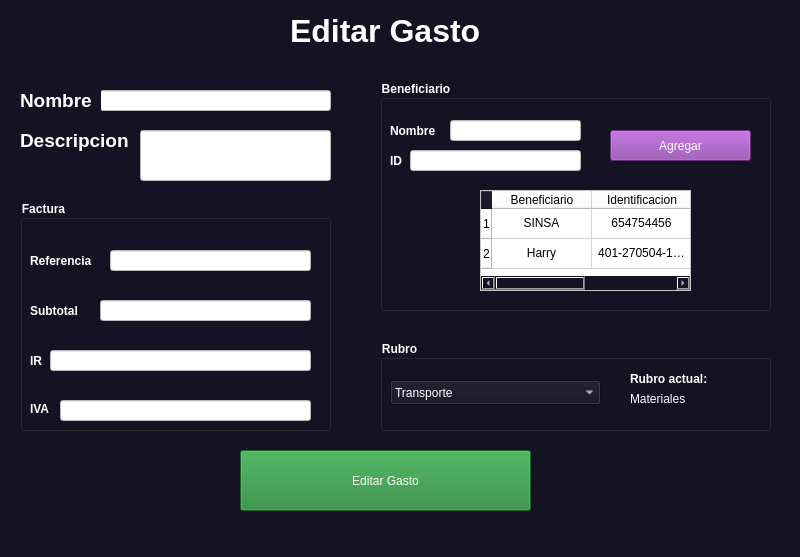
<?xml version="1.0" encoding="UTF-8"?>
<ui version="4.0">
 <class>MainWindow</class>
 <widget class="QMainWindow" name="MainWindow">
  <property name="geometry">
   <rect>
    <x>0</x>
    <y>0</y>
    <width>800</width>
    <height>557</height>
   </rect>
  </property>
  <property name="windowTitle">
   <string>MainWindow</string>
  </property>
  <property name="styleSheet">
   <string notr="true">background-color: rgb(20, 18, 35);</string>
  </property>
  <widget class="QWidget" name="centralwidget">
   <widget class="QLabel" name="label">
    <property name="geometry">
     <rect>
      <x>290</x>
      <y>10</y>
      <width>191</width>
      <height>41</height>
     </rect>
    </property>
    <property name="font">
     <font>
      <pointsize>24</pointsize>
      <weight>75</weight>
      <bold>true</bold>
     </font>
    </property>
    <property name="styleSheet">
     <string notr="true">color: rgb(255, 255, 255);</string>
    </property>
    <property name="text">
     <string>Editar Gasto</string>
    </property>
   </widget>
   <widget class="QLineEdit" name="lineEdit">
    <property name="geometry">
     <rect>
      <x>100</x>
      <y>90</y>
      <width>231</width>
      <height>21</height>
     </rect>
    </property>
    <property name="styleSheet">
     <string notr="true">background-color: rgb(255, 255, 255);</string>
    </property>
    <property name="text">
     <string/>
    </property>
   </widget>
   <widget class="QLabel" name="label_2">
    <property name="geometry">
     <rect>
      <x>20</x>
      <y>90</y>
      <width>81</width>
      <height>21</height>
     </rect>
    </property>
    <property name="font">
     <font>
      <pointsize>14</pointsize>
      <weight>75</weight>
      <bold>true</bold>
     </font>
    </property>
    <property name="styleSheet">
     <string notr="true">color: rgb(255, 255, 255);</string>
    </property>
    <property name="text">
     <string>Nombre</string>
    </property>
   </widget>
   <widget class="QLabel" name="label_3">
    <property name="geometry">
     <rect>
      <x>20</x>
      <y>130</y>
      <width>111</width>
      <height>21</height>
     </rect>
    </property>
    <property name="font">
     <font>
      <pointsize>14</pointsize>
      <weight>75</weight>
      <bold>true</bold>
     </font>
    </property>
    <property name="styleSheet">
     <string notr="true">color: rgb(255, 255, 255);</string>
    </property>
    <property name="text">
     <string>Descripcion</string>
    </property>
   </widget>
   <widget class="QLineEdit" name="lineEdit_2">
    <property name="geometry">
     <rect>
      <x>140</x>
      <y>130</y>
      <width>191</width>
      <height>51</height>
     </rect>
    </property>
    <property name="font">
     <font>
      <pointsize>5</pointsize>
     </font>
    </property>
    <property name="styleSheet">
     <string notr="true">background-color: rgb(255, 255, 255);</string>
    </property>
    <property name="text">
     <string/>
    </property>
   </widget>
   <widget class="QGroupBox" name="groupBox">
    <property name="geometry">
     <rect>
      <x>380</x>
      <y>80</y>
      <width>391</width>
      <height>231</height>
     </rect>
    </property>
    <property name="font">
     <font>
      <weight>75</weight>
      <bold>true</bold>
     </font>
    </property>
    <property name="styleSheet">
     <string notr="true">color: rgb(255, 255, 255);</string>
    </property>
    <property name="title">
     <string>Beneficiario</string>
    </property>
    <widget class="QTableWidget" name="tableWidget">
     <property name="geometry">
      <rect>
       <x>100</x>
       <y>110</y>
       <width>211</width>
       <height>101</height>
      </rect>
     </property>
     <property name="styleSheet">
      <string notr="true">background-color: rgb(255,255,255);
color: rgb(0, 0, 0);</string>
     </property>
     <row>
      <property name="text">
       <string>1</string>
      </property>
      <property name="textAlignment">
       <set>AlignCenter</set>
      </property>
     </row>
     <row>
      <property name="text">
       <string>2</string>
      </property>
      <property name="textAlignment">
       <set>AlignCenter</set>
      </property>
     </row>
     <column>
      <property name="text">
       <string>Beneficiario</string>
      </property>
     </column>
     <column>
      <property name="text">
       <string>Identificacion</string>
      </property>
     </column>
     <item row="0" column="0">
      <property name="text">
       <string>SINSA</string>
      </property>
      <property name="textAlignment">
       <set>AlignCenter</set>
      </property>
     </item>
     <item row="0" column="1">
      <property name="text">
       <string>654754456</string>
      </property>
      <property name="textAlignment">
       <set>AlignCenter</set>
      </property>
     </item>
     <item row="1" column="0">
      <property name="text">
       <string>Harry</string>
      </property>
      <property name="textAlignment">
       <set>AlignCenter</set>
      </property>
     </item>
     <item row="1" column="1">
      <property name="text">
       <string>401-270504-1006M</string>
      </property>
      <property name="textAlignment">
       <set>AlignCenter</set>
      </property>
     </item>
    </widget>
    <widget class="QLabel" name="label_8">
     <property name="geometry">
      <rect>
       <x>10</x>
       <y>40</y>
       <width>61</width>
       <height>21</height>
      </rect>
     </property>
     <property name="font">
      <font>
       <weight>75</weight>
       <bold>true</bold>
      </font>
     </property>
     <property name="text">
      <string>Nombre</string>
     </property>
    </widget>
    <widget class="QLineEdit" name="lineEdit_7">
     <property name="geometry">
      <rect>
       <x>70</x>
       <y>40</y>
       <width>131</width>
       <height>21</height>
      </rect>
     </property>
     <property name="styleSheet">
      <string notr="true">background-color: rgb(255, 255, 255);
color: rgb(0, 0, 0);</string>
     </property>
     <property name="text">
      <string/>
     </property>
    </widget>
    <widget class="QLabel" name="label_9">
     <property name="geometry">
      <rect>
       <x>10</x>
       <y>70</y>
       <width>21</width>
       <height>21</height>
      </rect>
     </property>
     <property name="font">
      <font>
       <weight>75</weight>
       <bold>true</bold>
      </font>
     </property>
     <property name="text">
      <string>ID</string>
     </property>
    </widget>
    <widget class="QLineEdit" name="lineEdit_8">
     <property name="geometry">
      <rect>
       <x>30</x>
       <y>70</y>
       <width>171</width>
       <height>21</height>
      </rect>
     </property>
     <property name="styleSheet">
      <string notr="true">background-color: rgb(255, 255, 255);
color: rgb(0, 0, 0);</string>
     </property>
     <property name="text">
      <string/>
     </property>
    </widget>
    <widget class="QPushButton" name="pushButton_4">
     <property name="geometry">
      <rect>
       <x>230</x>
       <y>50</y>
       <width>141</width>
       <height>31</height>
      </rect>
     </property>
     <property name="styleSheet">
      <string notr="true">background-color: rgb(145, 65, 172);</string>
     </property>
     <property name="text">
      <string>Agregar</string>
     </property>
    </widget>
   </widget>
   <widget class="QGroupBox" name="groupBox_2">
    <property name="geometry">
     <rect>
      <x>20</x>
      <y>200</y>
      <width>311</width>
      <height>231</height>
     </rect>
    </property>
    <property name="font">
     <font>
      <weight>75</weight>
      <bold>true</bold>
     </font>
    </property>
    <property name="styleSheet">
     <string notr="true">color: rgb(255, 255, 255);</string>
    </property>
    <property name="title">
     <string>Factura</string>
    </property>
    <widget class="QLabel" name="label_4">
     <property name="geometry">
      <rect>
       <x>10</x>
       <y>50</y>
       <width>81</width>
       <height>21</height>
      </rect>
     </property>
     <property name="font">
      <font>
       <weight>75</weight>
       <bold>true</bold>
      </font>
     </property>
     <property name="text">
      <string>Referencia</string>
     </property>
    </widget>
    <widget class="QLabel" name="label_5">
     <property name="geometry">
      <rect>
       <x>10</x>
       <y>100</y>
       <width>61</width>
       <height>21</height>
      </rect>
     </property>
     <property name="font">
      <font>
       <weight>75</weight>
       <bold>true</bold>
      </font>
     </property>
     <property name="text">
      <string>Subtotal</string>
     </property>
    </widget>
    <widget class="QLabel" name="label_6">
     <property name="geometry">
      <rect>
       <x>10</x>
       <y>200</y>
       <width>81</width>
       <height>17</height>
      </rect>
     </property>
     <property name="font">
      <font>
       <weight>75</weight>
       <bold>true</bold>
      </font>
     </property>
     <property name="text">
      <string>IVA</string>
     </property>
    </widget>
    <widget class="QLabel" name="label_7">
     <property name="geometry">
      <rect>
       <x>10</x>
       <y>150</y>
       <width>21</width>
       <height>21</height>
      </rect>
     </property>
     <property name="font">
      <font>
       <weight>75</weight>
       <bold>true</bold>
      </font>
     </property>
     <property name="text">
      <string>IR</string>
     </property>
    </widget>
    <widget class="QLineEdit" name="lineEdit_3">
     <property name="geometry">
      <rect>
       <x>90</x>
       <y>50</y>
       <width>201</width>
       <height>21</height>
      </rect>
     </property>
     <property name="styleSheet">
      <string notr="true">background-color: rgb(255, 255, 255);
color: rgb(0, 0, 0);</string>
     </property>
     <property name="text">
      <string/>
     </property>
    </widget>
    <widget class="QLineEdit" name="lineEdit_4">
     <property name="geometry">
      <rect>
       <x>80</x>
       <y>100</y>
       <width>211</width>
       <height>21</height>
      </rect>
     </property>
     <property name="styleSheet">
      <string notr="true">background-color: rgb(255, 255, 255);
color: rgb(0, 0, 0);</string>
     </property>
     <property name="text">
      <string/>
     </property>
    </widget>
    <widget class="QLineEdit" name="lineEdit_5">
     <property name="geometry">
      <rect>
       <x>30</x>
       <y>150</y>
       <width>261</width>
       <height>21</height>
      </rect>
     </property>
     <property name="styleSheet">
      <string notr="true">background-color: rgb(255, 255, 255);
color: rgb(0, 0, 0);</string>
     </property>
     <property name="text">
      <string/>
     </property>
    </widget>
    <widget class="QLineEdit" name="lineEdit_6">
     <property name="geometry">
      <rect>
       <x>40</x>
       <y>200</y>
       <width>251</width>
       <height>21</height>
      </rect>
     </property>
     <property name="styleSheet">
      <string notr="true">background-color: rgb(255, 255, 255);
color: rgb(0, 0, 0);</string>
     </property>
     <property name="text">
      <string/>
     </property>
    </widget>
   </widget>
   <widget class="QPushButton" name="pushButton_3">
    <property name="geometry">
     <rect>
      <x>240</x>
      <y>450</y>
      <width>291</width>
      <height>61</height>
     </rect>
    </property>
    <property name="styleSheet">
     <string notr="true">background-color: rgb(35, 134, 54);
color: rgb(255, 255, 255);</string>
    </property>
    <property name="text">
     <string>Editar Gasto</string>
    </property>
   </widget>
   <widget class="QGroupBox" name="groupBox_3">
    <property name="geometry">
     <rect>
      <x>380</x>
      <y>340</y>
      <width>391</width>
      <height>91</height>
     </rect>
    </property>
    <property name="font">
     <font>
      <weight>75</weight>
      <bold>true</bold>
     </font>
    </property>
    <property name="styleSheet">
     <string notr="true">color: rgb(255, 255, 255);</string>
    </property>
    <property name="title">
     <string>Rubro</string>
    </property>
    <widget class="QComboBox" name="comboBox">
     <property name="geometry">
      <rect>
       <x>10</x>
       <y>40</y>
       <width>211</width>
       <height>25</height>
      </rect>
     </property>
     <item>
      <property name="text">
       <string>Transporte</string>
      </property>
     </item>
     <item>
      <property name="text">
       <string>Tecnologia</string>
      </property>
     </item>
     <item>
      <property name="text">
       <string>Materiales</string>
      </property>
     </item>
    </widget>
    <widget class="QLabel" name="label_10">
     <property name="geometry">
      <rect>
       <x>250</x>
       <y>30</y>
       <width>91</width>
       <height>17</height>
      </rect>
     </property>
     <property name="font">
      <font>
       <weight>75</weight>
       <bold>true</bold>
      </font>
     </property>
     <property name="text">
      <string>Rubro actual:</string>
     </property>
    </widget>
    <widget class="QLabel" name="label_11">
     <property name="geometry">
      <rect>
       <x>250</x>
       <y>50</y>
       <width>81</width>
       <height>17</height>
      </rect>
     </property>
     <property name="text">
      <string>Materiales</string>
     </property>
    </widget>
   </widget>
  </widget>
  <widget class="QMenuBar" name="menubar">
   <property name="geometry">
    <rect>
     <x>0</x>
     <y>0</y>
     <width>800</width>
     <height>22</height>
    </rect>
   </property>
  </widget>
  <widget class="QStatusBar" name="statusbar"/>
 </widget>
 <resources/>
 <connections/>
</ui>
